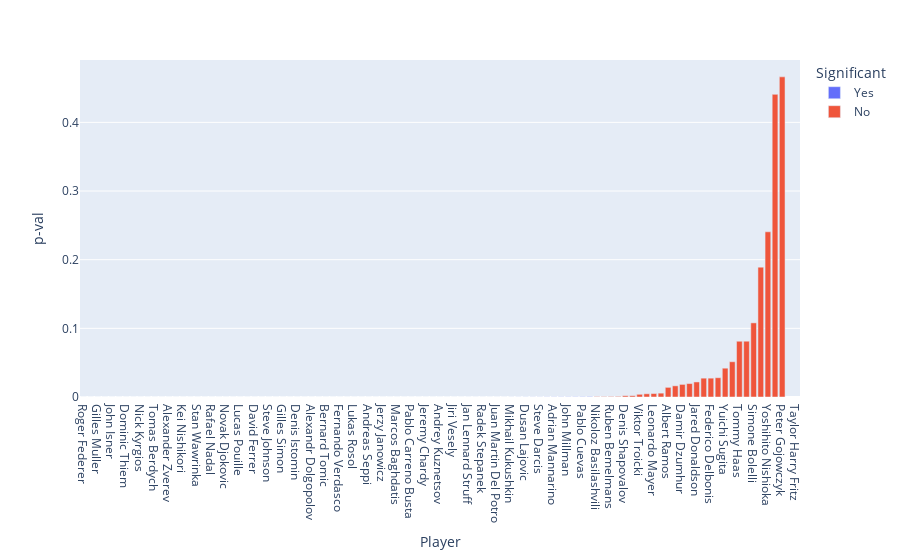

The notebook cell this image was saved under:
### Code cell
strks_pts_sorted = strks_pts.sort_values('p-val')
fig = px.bar(strks_pts_sorted, x='Player', y='p-val', color='Significant')
#fig.update_xaxes(visible=False, showticklabels=True)
fig.show()

### Figure 1 — Plotly figure (JSON) as saved in the notebook; plotly's stock layout.template omitted (floating-point values rounded to 4 significant figures)
{"data": [{"alignmentgroup": "True", "hovertemplate": "Significant=Yes<br>Player=%{x}<br>p-val=%{y}<extra></extra>", "legendgroup": "Yes", "marker": {"color": "#636efa"}, "name": "Yes", "offsetgroup": "Yes", "orientation": "v", "showlegend": true, "textposition": "auto", "type": "bar", "x": ["Roger Federer", "Feliciano Lopez", "Gilles Muller", "Kevin Anderson", "John Isner", "Richard Gasquet", "Dominic Thiem", "Gael Monfils", "Nick Kyrgios", "Sam Querrey", "Tomas Berdych", "Jo Wilfried Tsonga", "Alexander Zverev", "Milos Raonic", "Kei Nishikori", "Grigor Dimitrov", "Stan Wawrinka", "Ivo Karlovic", "Rafael Nadal", "Andy Murray", "Novak Djokovic", "Marin Cilic", "Lucas Pouille", "Roberto Bautista Agut", "David Ferrer", "Jack Sock", "Steve Johnson", "David Goffin", "Gilles Simon", "Vasek Pospisil", "Denis Istomin", "Donald Young", "Alexandr Dolgopolov", "Nicolas Almagro", "Bernard Tomic", "Julien Benneteau", "Fernando Verdasco", "Fabio Fognini", "Lukas Rosol", "Borna Coric", "Andreas Seppi", "Tommy Robredo", "Jerzy Janowicz", "Philipp Kohlschreiber", "Marcos Baghdatis", "Dudi Sela", "Pablo Carreno Busta", "Dustin Brown", "Jeremy Chardy", "Horacio Zeballos", "Andrey Kuznetsov", "Andrey Rublev", "Jiri Vesely", "Benoit Paire", "Jan Lennard Struff", "Nicolas Mahut", "Radek Stepanek", "Karen Khachanov", "Juan Martin Del Potro", "Aljaz Bedene", "Mikhail Kukushkin", "Kyle Edmund", "Dusan Lajovic", "Robin Haase", "Steve Darcis", "Juan Monaco", "Adrian Mannarino", "Daniel Evans", "John Millman", "Sergiy Stakhovsky", "Pablo Cuevas", "Ernests Gulbis"], "xaxis": "x", "y": [0, 0, 0, 0, 0, 0, 0, 0, 0, 0, 0, 0, 0, 0, 0, 0, 0, 0, 0, 0, 0, 0, 1.11e-16, 2.22e-16, 2.22e-16, 3.331e-16, 5.44e-15, 1.671e-12, 9.453e-12, 1.117e-11, 1.111e-09, 1.415e-09, 5.427e-09, 5.916e-09, 6.224e-09, 9.467e-09, 1.765e-08, 3.88e-08, 4.381e-08, 8.366e-08, 9.528e-08, 9.655e-08, 2.047e-07, 2.368e-07, 2.435e-07, 2.732e-07, 4.272e-07, 5.356e-07, 7.496e-07, 1.395e-06, 3.184e-06, 4.722e-06, 5.767e-06, 6.928e-06, 8.568e-06, 1.463e-05, 2.474e-05, 2.648e-05, 4.37e-05, 5.093e-05, 7.069e-05, 9.069e-05, 0.000135, 0.0001419, 0.0001517, 0.0001881, 0.0002148, 0.0002626, 0.0002811, 0.0003172, 0.0003716, 0.0004794], "yaxis": "y"}, {"alignmentgroup": "True", "hovertemplate": "Significant=No<br>Player=%{x}<br>p-val=%{y}<extra></extra>", "legendgroup": "No", "marker": {"color": "#EF553B"}, "name": "No", "offsetgroup": "No", "orientation": "v", "showlegend": true, "textposition": "auto", "type": "bar", "x": ["Nikoloz Basilashvili", "Guido Pella", "Ruben Bemelmans", "Thomaz Bellucci", "Denis Shapovalov", "Ryan Harrison", "Viktor Troicki", "Darian King", "Leonardo Mayer", "Daniil Medvedev", "Albert Ramos", "Yen Hsun Lu", "Damir Dzumhur", "Mischa Zverev", "Jared Donaldson", "Martin Klizan", "Federico Delbonis", "Hyeon Chung", "Yuichi Sugita", "Florian Mayer", "Tommy Haas", "Marton Fucsovics", "Simone Bolelli", "Andrej Martin", "Yoshihito Nishioka", "Filip Krajinovic", "Peter Gojowczyk", "Diego Sebastian Schwartzman", "Taylor Harry Fritz"], "xaxis": "x", "y": [0.0005014, 0.0005185, 0.0006795, 0.0008289, 0.001867, 0.001897, 0.003937, 0.004675, 0.005071, 0.005607, 0.01405, 0.01628, 0.01833, 0.01957, 0.02192, 0.02743, 0.02743, 0.0281, 0.04196, 0.05139, 0.08122, 0.08125, 0.108, 0.1892, 0.2406, 0.4408, 0.4663, null, null], "yaxis": "y"}], "layout": {"barmode": "relative", "legend": {"title": {"text": "Significant"}, "tracegroupgap": 0}, "margin": {"t": 60}, "xaxis": {"anchor": "y", "domain": [0, 1], "title": {"text": "Player"}}, "yaxis": {"anchor": "x", "domain": [0, 1], "title": {"text": "p-val"}}}}
